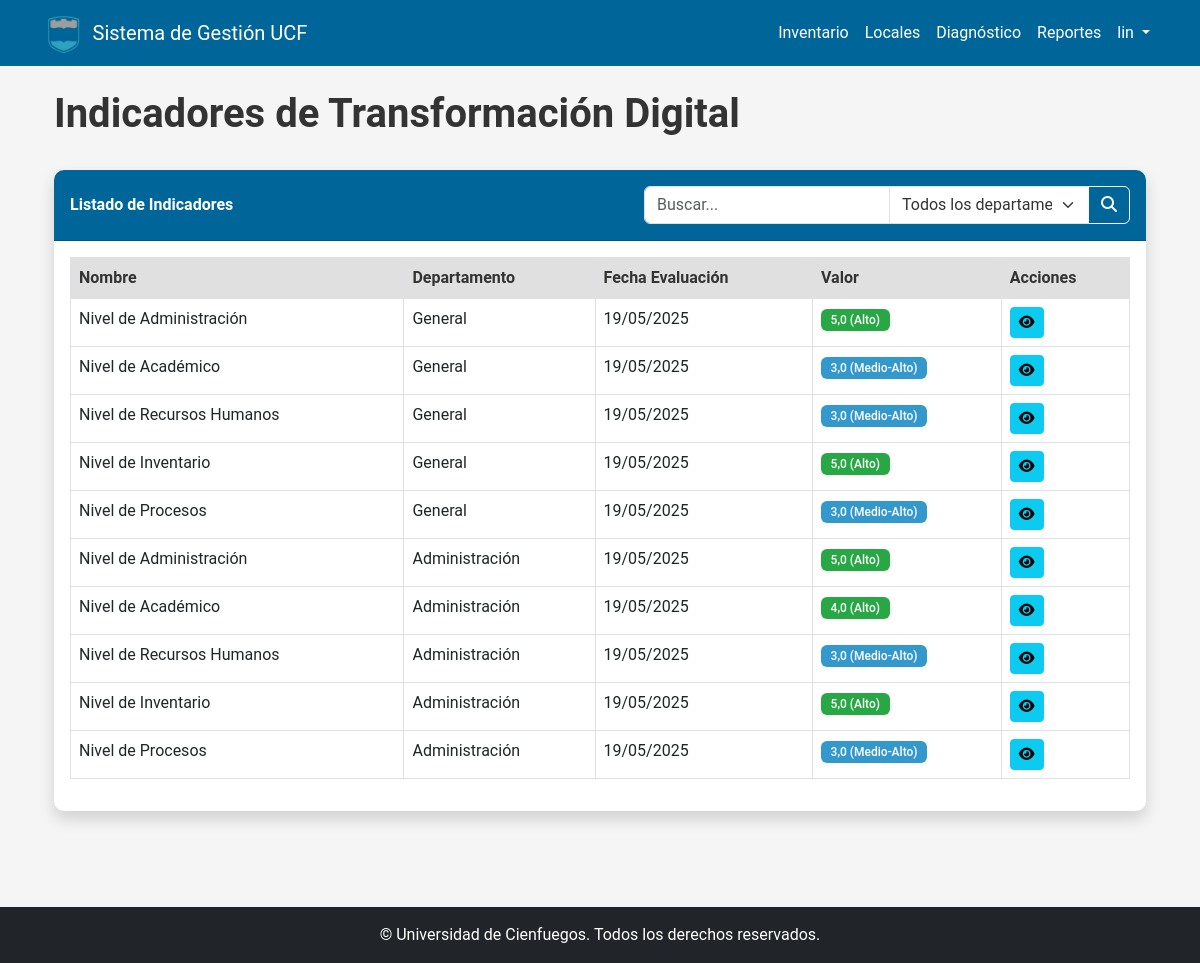
Screenshot of /diagnostico/indicadores/ (signed in) with the database file from the repository.
### diagnostico/models.py (models this page shows, shortened)
class IndicadorDiagnostico(models.Model):
    diagnostico = models.ForeignKey(
        Diagnostico, on_delete=models.CASCADE, related_name='indicadores')
    nombre = models.CharField(max_length=100)
    valor = models.FloatField()
    descripcion = models.TextField(blank=True, null=True)
    recomendacion = models.TextField(blank=True, null=True)
    class Meta:
        verbose_name = "Indicador de Diagnóstico"
        verbose_name_plural = "Indicadores de Diagnóstico"

class Diagnostico(models.Model):
    fecha = models.DateTimeField(auto_now_add=True)
    departamento = models.ForeignKey(
        Departamento, on_delete=models.CASCADE, related_name='diagnosticos')
    responsable = models.ForeignKey(
        User, on_delete=models.CASCADE, related_name='diagnosticos_realizados')
    cuestionario = models.ForeignKey(
        Cuestionario, on_delete=models.CASCADE, related_name='diagnosticos')
    nivel_general = models.FloatField(null=True, blank=True)
    observaciones = models.TextField(blank=True, null=True)
    class Meta:
        verbose_name = "Diagnóstico"
        verbose_name_plural = "Diagnósticos"
        ordering = ['-fecha']

### usuarios/models.py (models this page shows, shortened)
class Departamento(models.Model):
    nombre = models.CharField(max_length=100)
    descripcion = models.TextField(blank=True, null=True)
    ubicacion = models.CharField(max_length=100, blank=True, null=True)
    responsable = models.ForeignKey(
        User, on_delete=models.SET_NULL, null=True, related_name='departamentos_a_cargo')
    class Meta:
        verbose_name = "Departamento"
        verbose_name_plural = "Departamentos"

### diagnostico/views.py (the view)
# urls.py: path('indicadores/', views.indicador_list, name='indicador_list'),
@login_required
def indicador_list(request):
    indicadores = IndicadorDiagnostico.objects.all().select_related(
        'diagnostico', 'diagnostico__departamento')
    search = request.GET.get('search', '')
    departamento = request.GET.get('departamento', '')
    if search:
        indicadores = indicadores.filter(
            nombre__icontains=search
        ) | indicadores.filter(
            diagnostico__departamento__nombre__icontains=search
        )
    if departamento:
        indicadores = indicadores.filter(
            diagnostico__departamento_id=departamento)
    return render(request, 'diagnostico/indicador_list.html', {
        'indicadores': indicadores,
        'search': search,
        'departamento': departamento
    })

### templates/diagnostico/indicador_list.html (shortened to what this page needs)
{% extends 'base/base.html' %}
{% block content %}
<div class="container">
    <div class="d-flex justify-content-between align-items-center mb-4">
        <h1>Indicadores de Transformación Digital</h1>
    </div>
    <div class="card shadow mb-4">
        <div class="card-header py-3 d-flex flex-wrap justify-content-between align-items-center">
            <h6 class="m-0 font-weight-bold">Listado de Indicadores</h6>
            <form method="get" class="d-flex mt-2 mt-md-0">
                <div class="input-group">
                    <input type="text" class="form-control" placeholder="Buscar..." name="search" value="{{ search }}">
                    <select class="form-select" name="departamento" style="max-width: 200px;">
                        <option value="">Todos los departamentos</option>
                    </select>
                    <button class="btn btn-outline-light" type="submit">
                        <i class="fas fa-search"></i>
                    </button>
                </div>
            </form>
        </div>
        <div class="card-body">
            <div class="table-responsive">
                <table class="table table-bordered table-hover" width="100%" cellspacing="0">
                    <thead>
                        <tr>
                            <th>Nombre</th>
                            <th>Departamento</th>
                            <th>Fecha Evaluación</th>
                            <th>Valor</th>
                            <th>Acciones</th>
                        </tr>
                    </thead>
                    <tbody>
                        {% if indicadores %}
                            {% for indicador in indicadores %}
                                <tr>
                                    <td>{{ indicador.nombre }}</td>
                                    <td>{{ indicador.diagnostico.departamento.nombre }}</td>
                                    <td>{{ indicador.diagnostico.fecha|date:"d/m/Y" }}</td>
                                    <td>
                                        {% if indicador.valor < 2 %}
                                            <span class="badge bg-danger">{{ indicador.valor|floatformat:1 }} (Bajo)</span>
                                        {% elif indicador.valor < 3 %}
                                            <span class="badge bg-warning">{{ indicador.valor|floatformat:1 }} (Medio-Bajo)</span>
                                        {% elif indicador.valor < 4 %}
                                            <span class="badge bg-info">{{ indicador.valor|floatformat:1 }} (Medio-Alto)</span>
                                        {% else %}
                                            <span class="badge bg-success">{{ indicador.valor|floatformat:1 }} (Alto)</span>
                                        {% endif %}
                                    </td>
                                    <td>
                                        <a href="{% url 'indicador_detail' pk=indicador.id %}" class="btn btn-sm btn-info">
                                            <i class="fas fa-eye"></i>
                                        </a>
                                    </td>
                                </tr>
                            {% endfor %}
                        {% else %}
                            <tr>
                                <td colspan="5" class="text-center">No hay indicadores disponibles</td>
                            </tr>
                        {% endif %}
                    </tbody>
                </table>
            </div>
        </div>
    </div>
</div>
{% endblock %}

### templates/base/base.html (shortened to what this page needs)
<!DOCTYPE html>
<html lang="es">
<head>
    <link href="https://cdn.jsdelivr.net/npm/bootstrap@5.3.0-alpha1/dist/css/bootstrap.min.css" rel="stylesheet">
    <link rel="stylesheet" href="/static/css/main.css">
</head>
<body>
    <header>
        <nav class="navbar navbar-expand-lg navbar-dark bg-primary">
            <div class="container">
                <a class="navbar-brand d-flex align-items-center" href="/">
                    <img src="/static/img/logo_ucf.png" alt="Logo UCF" height="40" class="me-2">
                    <span>Sistema de Gestión UCF</span>
                </a>
                <div class="collapse navbar-collapse" id="navbarNav">
                    <ul class="navbar-nav ms-auto">
                        {% if user.is_authenticated %}
                            <li class="nav-item">
                                <a class="nav-link" href="/inventario/">Inventario</a>
                            </li>
                            <li class="nav-item">
                                <a class="nav-link" href="/locales/">Locales</a>
                            </li>
                            <li class="nav-item">
                                <a class="nav-link" href="/diagnostico/">Diagnóstico</a>
                            </li>
                            <li class="nav-item">
                                <a class="nav-link" href="/reportes/">Reportes</a>
                            </li>
                            <li class="nav-item dropdown">
                                <a class="nav-link dropdown-toggle" href="#" id="navbarDropdown" role="button" data-bs-toggle="dropdown">
                                    {{ user.username }}
                                </a>
                            </li>
                        {% else %}
                            <li class="nav-item">
                                <a class="nav-link" href="/usuarios/login/">Iniciar sesión</a>
                            </li>
                        {% endif %}
                    </ul>
                </div>
            </div>
        </nav>
    </header>
    <main class="container py-4">
        {% block content %}{% endblock %}
    </main>
    <footer class="bg-dark text-white mt-5 py-3">
        <div class="container text-center">
            <p class="mb-0">© {{ current_year }} Universidad de Cienfuegos. Todos los derechos reservados.</p>
        </div>
    </footer>
</body>
</html>

### static/css/main.css (style rules this page uses)
:root { --primary: #006699; --secondary: #3399CC; --tertiary: #48A5C6; --light: #F5F5F5; --dark: #333333; --gray: #666666; --white: #FFFFFF; --light-gray: #E0E0E0; }
body { font-family: 'Roboto', 'Segoe UI', 'Arial', sans-serif; color: var(--dark); background-color: var(--light); min-height: 100vh; display: flex; flex-direction: column; }
main { flex-grow: 1; }
h1, h2, h3, h4, h5, h6 { color: var(--dark); font-weight: 600; }
p, li, td, th, input, select, textarea { color: var(--dark); }
a { color: var(--primary); text-decoration: none; transition: color 0.2s; }
.navbar-dark.bg-primary { background-color: var(--primary) !important; }
.navbar-dark .navbar-nav .nav-link { color: var(--white); }
.navbar-brand { color: var(--white) !important; }
.navbar-brand img { transition: transform 0.3s ease; }
.card { border: none; border-radius: 10px; box-shadow: 0 4px 6px rgba(0, 0, 0, 0.1); transition: transform 0.3s ease, box-shadow 0.3s ease; background-color: var(--white); }
.card-header { background-color: var(--primary); color: var(--white); border-radius: 10px 10px 0 0 !important; font-weight: 600; }
.card-header .m-0 { color: var(--white); }
.table { color: var(--dark); }
.table thead th { background-color: var(--light-gray); color: var(--dark); font-weight: 600; }
.badge { font-weight: 500; padding: 0.4em 0.8em; }
.badge.bg-success { background-color: #28a745 !important; color: var(--white); }
.badge.bg-info { background-color: var(--secondary) !important; color: var(--white); }
.form-control, .form-select { color: var(--dark); border: 1px solid var(--light-gray); }
footer { background-color: var(--primary) !important; color: var(--white); }
footer p { color: var(--white); margin-bottom: 0; }

### rows the page displays
IndicadorDiagnostico: nombre "Nivel de Administración", diagnostico.departamento.nombre "General", diagnostico.fecha "19/05/2025", valor "5,0"
IndicadorDiagnostico: nombre "Nivel de Académico", diagnostico.departamento.nombre "General", diagnostico.fecha "19/05/2025", valor "3,0"
IndicadorDiagnostico: nombre "Nivel de Recursos Humanos", diagnostico.departamento.nombre "General", diagnostico.fecha "19/05/2025", valor "3,0"
IndicadorDiagnostico: nombre "Nivel de Inventario", diagnostico.departamento.nombre "General", diagnostico.fecha "19/05/2025", valor "5,0"
IndicadorDiagnostico: nombre "Nivel de Procesos", diagnostico.departamento.nombre "General", diagnostico.fecha "19/05/2025", valor "3,0"
IndicadorDiagnostico: nombre "Nivel de Administración", diagnostico.departamento.nombre "Administración", diagnostico.fecha "19/05/2025", valor "5,0"
IndicadorDiagnostico: nombre "Nivel de Académico", diagnostico.departamento.nombre "Administración", diagnostico.fecha "19/05/2025", valor "4,0"
IndicadorDiagnostico: nombre "Nivel de Recursos Humanos", diagnostico.departamento.nombre "Administración", diagnostico.fecha "19/05/2025", valor "3,0"
IndicadorDiagnostico: nombre "Nivel de Inventario", diagnostico.departamento.nombre "Administración", diagnostico.fecha "19/05/2025", valor "5,0"
IndicadorDiagnostico: nombre "Nivel de Procesos", diagnostico.departamento.nombre "Administración", diagnostico.fecha "19/05/2025", valor "3,0"

### other values shown
{{ user.username }} "lin"
